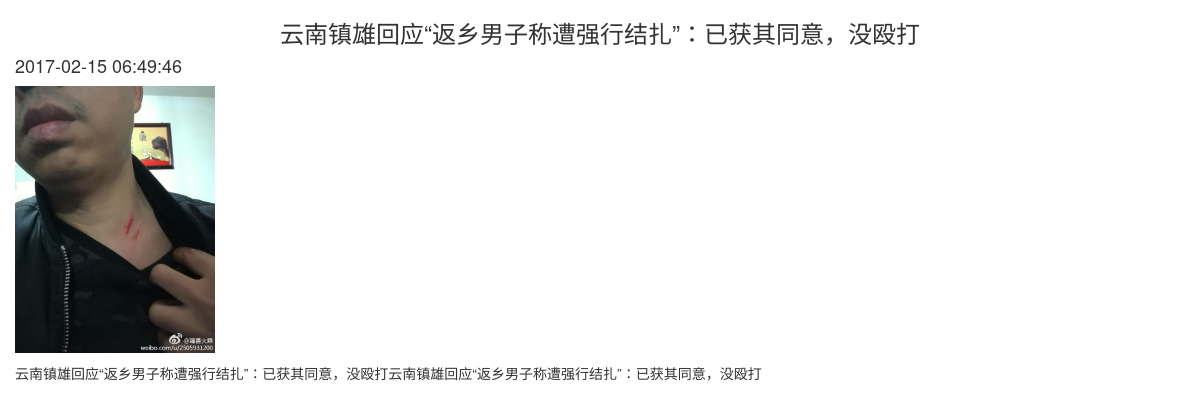
Screenshot of /detail.php?id=73 with the database file from the repository.
### tables this page shows
CREATE TABLE `message` (
  `message_id` int(10) unsigned NOT NULL AUTO_INCREMENT,
  `title` varchar(200) NOT NULL DEFAULT '',
  `content` text NOT NULL,
  `addtime` int(11) NOT NULL,
  `img` varchar(200) NOT NULL,
  `cat_id` int(11) NOT NULL,
  PRIMARY KEY (`message_id`)
);

### lib/Mysql.class.php (called while the page is built, shortened)
<?php
	class Mysql {
		private $dbHost;
		private $dbUser;
		private $dbPwd;
		private $dbName;
		public function __construct($h,$u,$p,$db) {
			$this->dbHost = $h;
			$this->dbUser = $u;
			$this->dbPwd = $p;
			$this->dbName = $db;
		}
		public function connect() {
			return mysql_connect($this->dbHost,$this->dbUser,$this->dbPwd,$this->dbName);
		}
		public function query($sql) {
			return mysql_query($sql);
		}
		public function getRow($sql) {
			$res = $this->query($sql);
			return mysql_fetch_assoc($res);
		}
	}
	$mysql = new Mysql('localhost','root','root','php');
 ?>

### model/MsgModel.class.php (called while the page is built, shortened)
<?php
	class MsgModel {
		private $db;
		public function __construct($dbObj) {
			$this->db = $dbObj;
		}
		public function getMsgInfo($id) {
			return $this->db->getRow("select * from message where message_id = " . $id);
		}
	}
 ?>

### detail.php (the view, shortened to what this page needs)
<!DOCTYPE html>
<html lang="en">
<head>
	<link rel="stylesheet" href="https://cdn.bootcss.com/bootstrap/3.3.7/css/bootstrap.min.css">
</head>
<body>
	<?php
		require("./lib/Mysql.class.php");
		require("./model/MsgModel.class.php");
		$id = intval($_REQUEST["id"]);
		if (!empty($id)) {
			$MsgModel = new MsgModel($mysql);
			$msgInfo = $MsgModel->getMsgInfo($id);
		}
	 ?>
	 <div class="container">
	 	<div class="row">
	 		<?php if ($msgInfo) {
?>
	 		<h3 class="text-center"><?php echo $msgInfo["title"] ?></h3>
	 		<h4><?php echo date("Y-m-d H:i:s",$msgInfo["addtime"]) ?></h4>
	 		<?php if (!empty($msgInfo["img"]) && file_exists("./upload/" . $msgInfo["img"])) {
	 			?>
		 		<p><img src="./upload/<?php echo $msgInfo["img"]?>" alt="" style="width:200px;"></p>
	 			<?php } ?>
	 		<p><?php echo htmlspecialchars_decode($msgInfo["content"]) ?></p>
<?php } ?>
	 	</div>
	 </div>
</body>
</html>

### rows the page displays
message: title "云南镇雄回应“返乡男子称遭强行结扎”：已获其同意，没殴打", addtime "2017-02-15 06:49:46", img (picture), content "云南镇雄回应“返乡男子称遭强行结扎”：已获其同意，没殴打云南镇雄回应“返乡男子称遭强行结扎”：已获其同意，没殴打"
